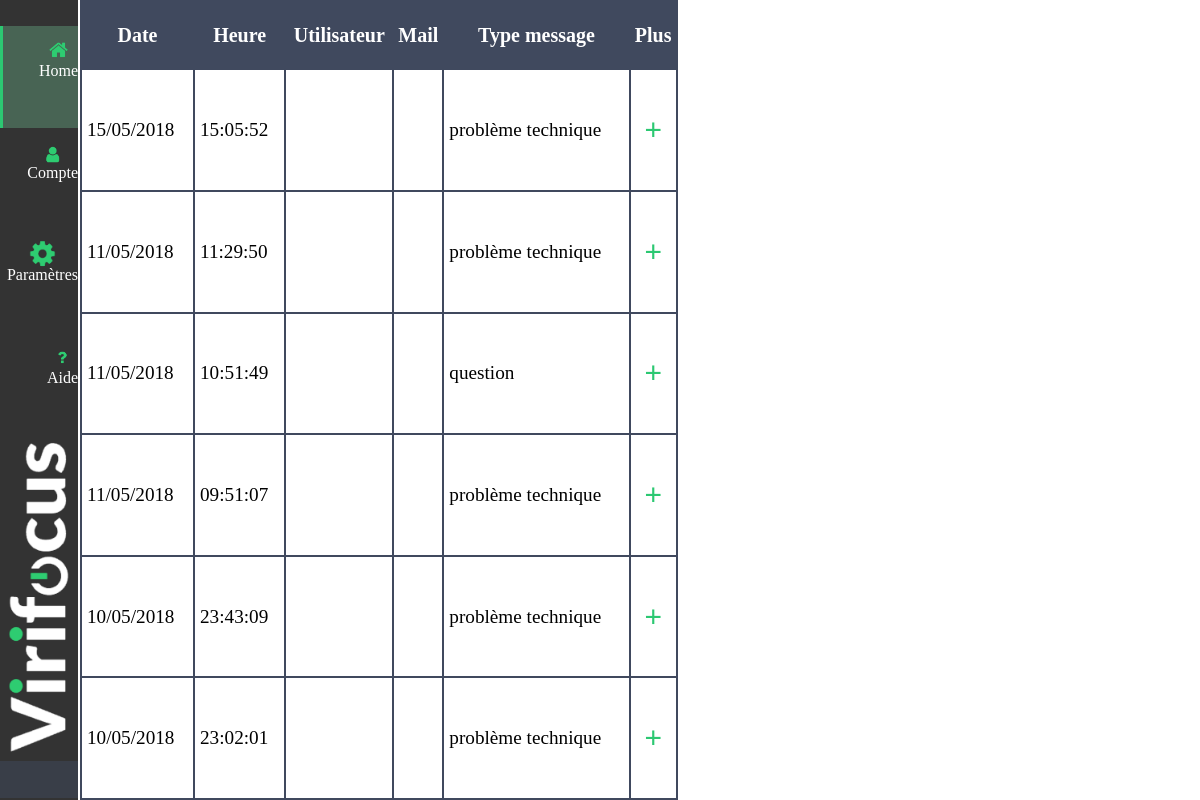
The page /dashboard_technicien.php on the database as committed earlier.
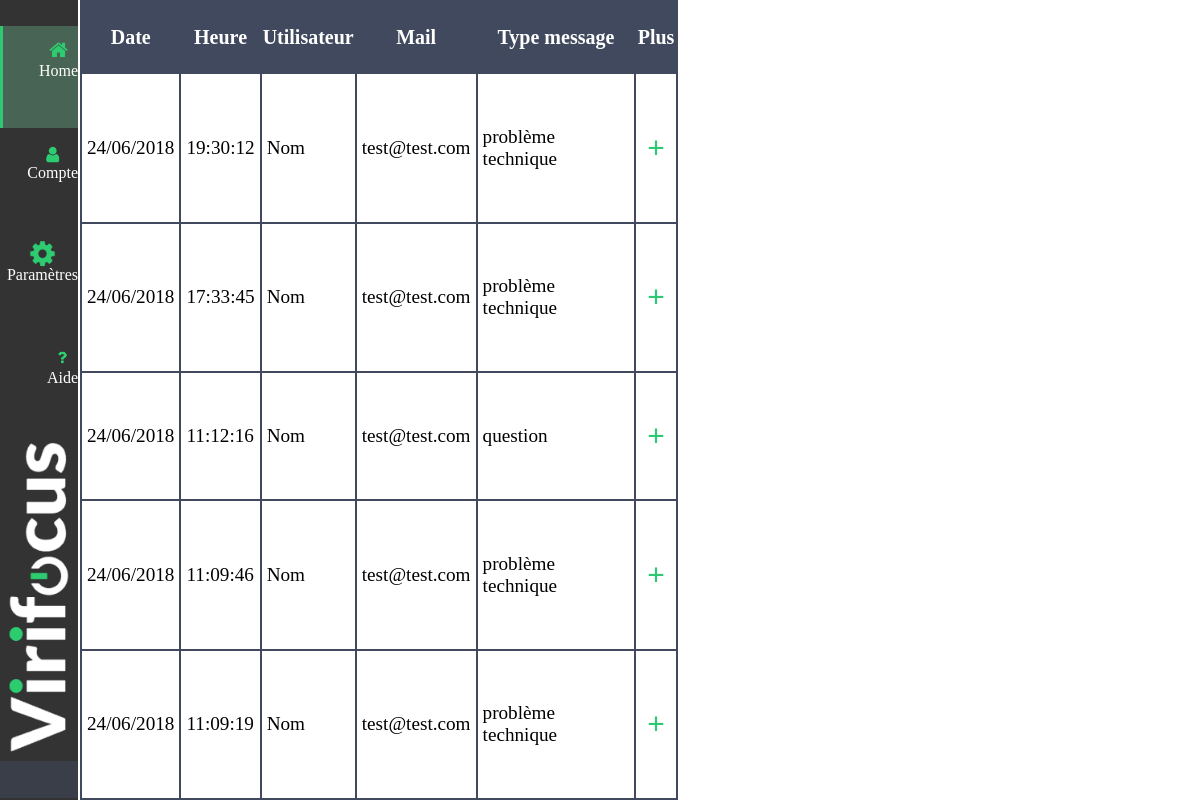
The same page on the database as committed later.
### tables this page shows
CREATE TABLE IF NOT EXISTS `message` (
  `id` int(11) NOT NULL AUTO_INCREMENT,
  `id_type_msg` set('1','2') NOT NULL,
  `Date_Heure` datetime DEFAULT CURRENT_TIMESTAMP,
  `contenu_msg` text NOT NULL,
  `id_utilisateur` int(11) NOT NULL,
  `id_habitation` int(11) NOT NULL,
  PRIMARY KEY (`id`),
  KEY `Date/Heure` (`Date_Heure`)
);

CREATE TABLE IF NOT EXISTS `users` (
  `id` int(11) NOT NULL AUTO_INCREMENT,
  `mail` varchar(40) DEFAULT NULL,
  `password` text,
  `name` varchar(30) DEFAULT NULL,
  `firstname` varchar(30) DEFAULT NULL,
  `address` text,
  `postal_code` int(20) DEFAULT NULL,
  `city` varchar(30) DEFAULT NULL,
  `country` varchar(30) DEFAULT NULL,
  `phone_number_home` int(20) DEFAULT NULL,
  `phone_number_portable` int(20) DEFAULT NULL,
  `type` varchar(20) DEFAULT NULL,
  `pass_token` varchar(10) DEFAULT NULL,
  `date` datetime DEFAULT NULL,
  PRIMARY KEY (`id`)
);

### dashboard_technicien.php (the view, shortened to what this page needs)
<?php
try
{
    $bdd = new PDO('mysql:host=localapp;dbname=virifocus;charset=utf8', 'root', '');
}
catch(Exception $e)
{
    die('Erreur : '.$e->getMessage());
}
?>
<!DOCTYPE html>
<html>
<head>
    <link rel="stylesheet" href="dashboard_technicien.css"/>
</head>
<body class="fond">
    <div id="site">
        <?php
        include "header.php";
        ?>
        <div class="main" style="color: black">
            <div class="info">
                <table>
                    <tr>
                        <th>Date</th>
                        <th>Heure</th>
                        <th>Utilisateur</th>
                        <th>Mail</th>
                        <th>Type message</th>
                        <th>Plus</th>
                    </tr>
                    <?php
                    try {
                        $bdd = new PDO('mysql:host=localapp;dbname=virifocus;charset=utf8', 'root', '');
                    } catch (Exception $e) {
                        die('Erreur : ' . $e->getMessage());
                    }
                    $req = $bdd->prepare('SELECT id, Date_Heure, id_utilisateur, id_type_msg, contenu_msg, id_habitation  FROM message ORDER BY Date_Heure DESC ');
                    $req->execute();
                    while ($donnees = $req->fetch()) {
                        $id=$donnees['id'];?>
                        <tr>
                            <td>
                                <?php
                                $date = date('d/m/Y', strtotime($donnees['Date_Heure']));
                                echo $date;
                                ?>
                            </td>
                            <td>
                                <?php
                                $time = date('H:i:s', strtotime($donnees['Date_Heure']));
                                echo $time;
                                ?>
                            </td>
                            <td><?php
                                $id_habitation=$donnees['id_habitation'];
                                $ask = $bdd->prepare('SELECT name FROM users WHERE id=?');
                                $ask->execute(array($id_habitation));
                                while ($infos = $ask->fetch()) {
                                    echo $infos['name'];
                                }
                                ?>
                            </td>
                            <td><?php
                                $id_habitation=$donnees['id_habitation'];
                                $ask = $bdd->prepare('SELECT mail FROM users WHERE id=?');
                                $ask->execute(array($id_habitation));
                                while ($infos = $ask->fetch()) {
                                    echo $infos['mail'];
                                }
                                ?>
                            </td>
                            <td> <?php if ($donnees['id_type_msg']==1){ echo "question";}else{echo "problème technique";}  ?></td>
                            <td><button id="<?= $donnees['id']; ?>" class="bouton" onclick="message()">+</button></td>
                        </tr>
                        <?php
                    }
                    ?>
                </table>
            </div>
        </div>
        <?php
        include "footer.php";
        ?>
    </div>
</body>
</html>

### header.php
<link rel="stylesheet" href="header.css"/>
   <div class="header">
       <div class="home">
           <?php
           if($_SESSION['type']==1){
               ?><a class="lien" href="dashboard_administrateur.php" ><?php
           }
           else if($_SESSION['type']==2) {
                ?><a class="lien" href="dashboard_simple.php" ><?php
           }
           else if($_SESSION['type']==3) {
                ?><a class="lien" href="dashboard_technicien.php" ><?php
           }
           ?>
               <div class="home_lien"><br><br>Home</div></a></div>
       <div class="compte">
           <?php
           if($_SESSION['type']==1){
               ?><a class="lien" href="dashboard_administrateur.php" ><?php
           }
           else if($_SESSION['type']==2) {
               ?><a class="lien" href="compte.php" ><?php
           }
           else if($_SESSION['type']==3) {
                   ?><a class="lien" href="compte.php" ><?php
           }
           ?>
                <div class="compte_lien"><br><br>Compte</div></a></div>
       <div class="parametres">
           <?php
           if($_SESSION['type']==1){
               ?><a class="lien" href="parametres_administrateur.php" ><?php
           }
           else if($_SESSION['type']==2) {
               ?><a class="lien" href="parametres.php" ><?php
           }
           else if($_SESSION['type']==3) {
                   ?><a class="lien" href="parametres.php" ><?php
           }
           ?>
               <div class="parametres_lien"><br><br>Paramètres</div></a></div>
       <div class="aide">
           <?php
           if($_SESSION['type']==1){
               ?><a class="lien" href="dashboard_administrateur.php" ><?php
           }
           else if($_SESSION['type']==2) {
               ?><a class="lien" href="index_mvc.php?p=help_ctlr" ><?php
           }
           else if($_SESSION['type']==3) {
               ?><a class="lien" href="dashboard_technicien.php" ><?php
           }
           ?>
                  <div class="aide_lien"><br><br>Aide</div></a></div>
       <div class="virifocus"></div>
   </div>

### footer.php (shortened to what this page needs)
<link rel="stylesheet" href="footer.css"/>
<div class="boutton">
       <button class="boutton_footer" onclick="footer()">  </button>
   </div>

### dashboard_technicien.css (style rules this page uses)
body { padding:0; margin:0; width:auto; }
a { text-decoration:none; color:black; }
.home { background-color: #486454; border-left: #2cc872 solid 3px; }
#site { display: grid; grid-template-columns:2fr 28fr; font-family: Segoe UI Light, Georgia; text-decoration:none; grid-template-rows:100vh; }
.main { color:black; display: grid; grid-template-columns: 6fr 5fr; grid-gap: 2vw; }
.info { display: grid; overflow:auto; }
td { font-size: 1.6vw; padding: 5px; }
th { background-color: #40495E; font-size: 20px; color: white; }
table, th, td { border-collapse:collapse; border:#40495E solid 2px; }
.bouton { color: #2cc872; border: none; cursor: pointer; width: 100%; background-color:white; font-size: 30px; outline: 0; }

### header.css (style rules this page uses)
.header { display: grid; grid-template-rows:repeat(31,3.2vh); grid-row: 1/4; background-color: #333333; text-align: center; max-width:2fr; max-height:100vh; border-right: white solid 2px; font-family: Segoe UI Light; }
.home { grid-row: 2/6; color:white; transition: 0.3s; }
.compte { grid-row: 6/10; color:white; transition: 0.3s; }
.parametres { grid-row: 10/14; color:white; transition: 0.3s; }
.aide { grid-row: 14/18; color:white; transition: 0.3s; }
.virifocus { grid-row: 18/31; background-image: url("image/virifocus.png"); background-size: cover; margin-bottom:5%; background-position: center; text-decoration:none; color:white; }
.home_lien { background-image: url("image/home2.png"); background-size:100%; background-repeat:no-repeat; background-position:center; text-decoration:none; justify-self: end; color:white; }
.compte_lien { background-image: url("image/compte.png"); background-size:100%; background-repeat:no-repeat; background-position:center; text-decoration:none; justify-self: end; color:white; }
.parametres_lien { background-image: url("image/parametre.png"); background-size:100%; background-repeat:no-repeat; background-position:center; text-decoration:none; justify-self: end; color:white; }
.aide_lien { background-image: url("image/aide.png"); background-size:100%; background-repeat:no-repeat; background-position:center; text-decoration:none; justify-self: end; color:white; }

### footer.css (style rules this page uses)
.boutton { position: absolute; width: 6.5%; height: 4.6%; bottom: 2px; }
a { text-decoration:none; color:white; }
.boutton_footer { background-color: #40495E; border:none; cursor: pointer; outline: none; transition: 0.3s; width: 100%; height: 100%; border: 2px solid #40495E; opacity: 0.5; }

Rows that differ between the two databases and show on the page:
removed message: Date_Heure "15/05/2018", Date_Heure "15:05:52", id_type_msg "problème technique"
removed message: Date_Heure "11/05/2018", Date_Heure "11:29:50", id_type_msg "problème technique"
removed message: Date_Heure "11/05/2018", Date_Heure "10:51:49", id_type_msg "question"
removed message: Date_Heure "11/05/2018", Date_Heure "09:51:07", id_type_msg "problème technique"
removed message: Date_Heure "10/05/2018", Date_Heure "23:43:09", id_type_msg "problème technique"
removed message: Date_Heure "10/05/2018", Date_Heure "23:02:01", id_type_msg "problème technique"
added message: Date_Heure "24/06/2018", Date_Heure "19:30:12", id_type_msg "problème technique"
added users: name "Nom", mail "test@test.com"
added message: Date_Heure "24/06/2018", Date_Heure "17:33:45", id_type_msg "problème technique"
added message: Date_Heure "24/06/2018", Date_Heure "11:12:16", id_type_msg "question"
added message: Date_Heure "24/06/2018", Date_Heure "11:09:46", id_type_msg "problème technique"
added message: Date_Heure "24/06/2018", Date_Heure "11:09:19", id_type_msg "problème technique"
